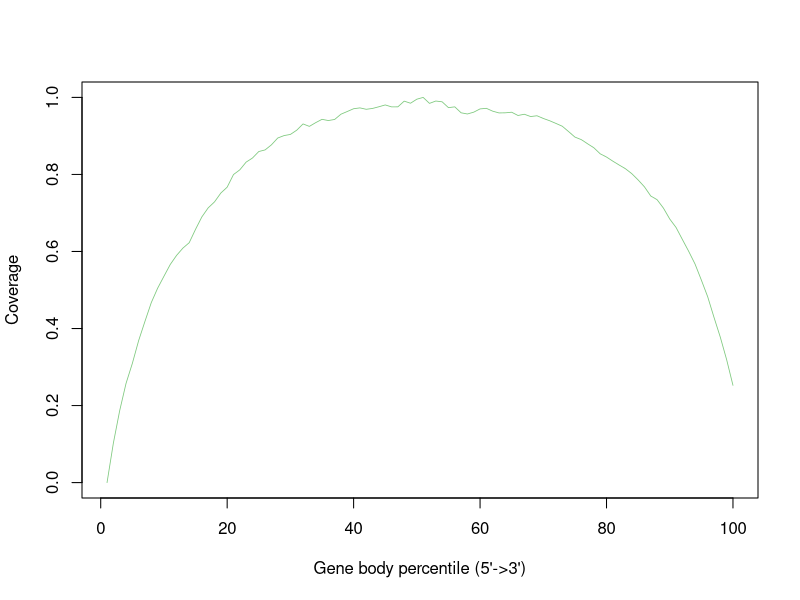

This chart was generated by the following R code:
MI_6Hr_SRR12108305.gencode.Aligned.sortedByCoord.out <- c(0.0,0.10233170838355088,0.18677928311256065,0.25718024396847516,0.30929486957737007,0.3687210773467794,0.4187619663045469,0.467303824097687,0.5045605140431546,0.5356467304746578,0.5663039933728985,0.5899047400287907,0.60875194355156,0.6229184799178255,0.6576005261830008,0.6898665954511554,0.7132754661179751,0.7287846731673883,0.7517378383601614,0.7669887508089003,0.7997192891179101,0.8119753679199029,0.8320379397869162,0.8425971153105508,0.8594619077731454,0.863688714417036,0.8768451343985219,0.8945885897437671,0.9008955904038021,0.9039084124245238,0.9148333515523275,0.9311446555849058,0.9247786161590025,0.9344623574824947,0.9431036955961232,0.9399377417764303,0.9427545366448546,0.9564612163738482,0.9634388605149196,0.9706065356836298,0.9727955824243439,0.9691434812669535,0.9714077101860782,0.9757272261419966,0.9804637033818604,0.9754181951019041,0.9755145943367987,0.9903185648782994,0.984892533302707,0.9953599219950306,1.0,0.9845009402384705,0.9905994602565327,0.9885976771013073,0.973412722023812,0.9755016796067649,0.9600492051214284,0.9569731931716132,0.9617078254500437,0.9701591325360333,0.9716364854038182,0.9642492598245349,0.9597018911315932,0.9600164570559858,0.9615413176806805,0.9530651036153402,0.9562924024026933,0.9503101149549346,0.9523455686563193,0.9453476299394806,0.9394548231212412,0.9324684154133613,0.9251877363568561,0.9112905643598652,0.8970179427111801,0.8904803218719717,0.8796577781037209,0.8692415870911738,0.8535723296374144,0.8452022008544939,0.8344926609740382,0.824438082402435,0.8147755581354267,0.801965068422701,0.7857284853281749,0.7677733206584483,0.7439894615802924,0.7344311776342706,0.7126574040377903,0.6843044979698506,0.6622798096184297,0.6311460854300167,0.6002904891776869,0.5674796950463247,0.52577757052711,0.48260224430333565,0.42900934334593904,0.3774279115912931,0.3191225178926666,0.25249680936982116)


pdf("/athena/angsd/scratch/pes4008/project/QC/rseqc/MI_6Hr_SRR12108305.geneBodyCoverage.curves.pdf")
x=1:100
icolor = colorRampPalette(c("#7fc97f","#beaed4","#fdc086","#ffff99","#386cb0","#f0027f"))(1)
plot(x,MI_6Hr_SRR12108305.gencode.Aligned.sortedByCoord.out,type='l',xlab="Gene body percentile (5'->3')", ylab="Coverage",lwd=0.8,col=icolor[1])
dev.off()
